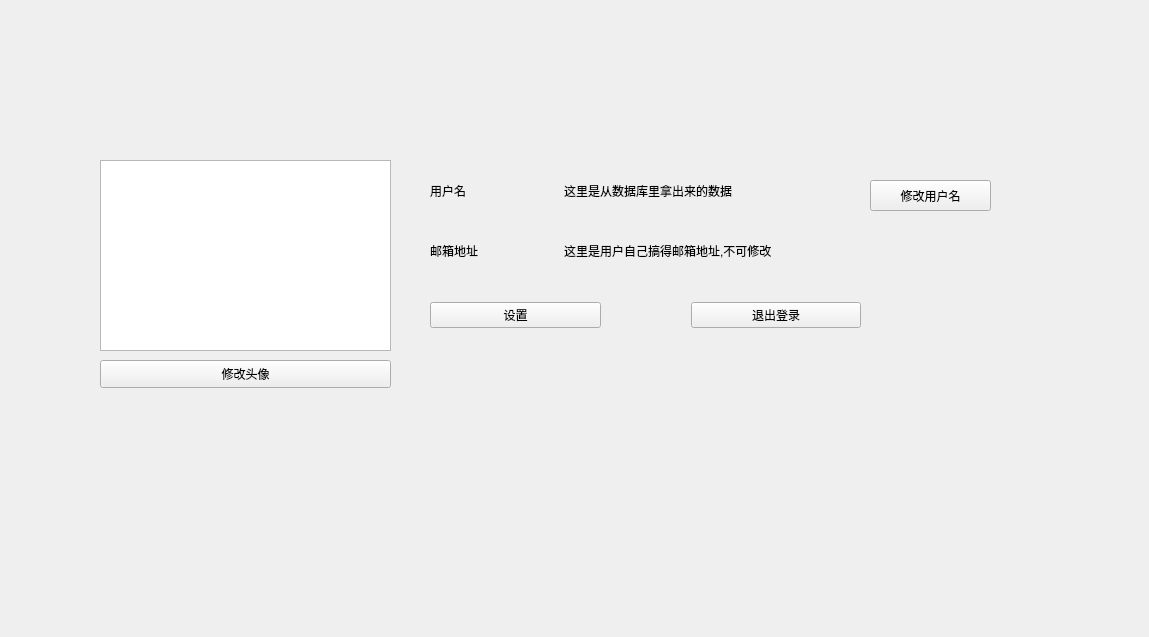
<?xml version="1.0" encoding="UTF-8"?>
<ui version="4.0">
 <class>Personinfo</class>
 <widget class="QWidget" name="Personinfo">
  <property name="geometry">
   <rect>
    <x>0</x>
    <y>0</y>
    <width>1149</width>
    <height>637</height>
   </rect>
  </property>
  <property name="windowTitle">
   <string>Form</string>
  </property>
  <widget class="QGraphicsView" name="graphicsView">
   <property name="geometry">
    <rect>
     <x>100</x>
     <y>160</y>
     <width>291</width>
     <height>191</height>
    </rect>
   </property>
  </widget>
  <widget class="QWidget" name="horizontalLayoutWidget">
   <property name="geometry">
    <rect>
     <x>430</x>
     <y>170</y>
     <width>431</width>
     <height>41</height>
    </rect>
   </property>
   <layout class="QHBoxLayout" name="horizontalLayout" stretch="3,7">
    <item>
     <widget class="QLabel" name="username_lb">
      <property name="text">
       <string>用户名</string>
      </property>
     </widget>
    </item>
    <item>
     <widget class="QLabel" name="usernamec_lb">
      <property name="text">
       <string>这里是从数据库里拿出来的数据</string>
      </property>
     </widget>
    </item>
   </layout>
  </widget>
  <widget class="QWidget" name="horizontalLayoutWidget_2">
   <property name="geometry">
    <rect>
     <x>430</x>
     <y>230</y>
     <width>431</width>
     <height>41</height>
    </rect>
   </property>
   <layout class="QHBoxLayout" name="mail_layout" stretch="3,7">
    <item>
     <widget class="QLabel" name="mail_lb">
      <property name="text">
       <string>邮箱地址</string>
      </property>
     </widget>
    </item>
    <item>
     <widget class="QLabel" name="mailaddress_lb">
      <property name="text">
       <string>这里是用户自己搞得邮箱地址,不可修改</string>
      </property>
     </widget>
    </item>
   </layout>
  </widget>
  <widget class="QWidget" name="horizontalLayoutWidget_3">
   <property name="geometry">
    <rect>
     <x>430</x>
     <y>290</y>
     <width>431</width>
     <height>51</height>
    </rect>
   </property>
   <layout class="QHBoxLayout" name="buttons_layout">
    <property name="spacing">
     <number>90</number>
    </property>
    <item>
     <widget class="QPushButton" name="settings_info">
      <property name="text">
       <string>设置</string>
      </property>
     </widget>
    </item>
    <item>
     <widget class="QPushButton" name="logout_btn">
      <property name="text">
       <string>退出登录</string>
      </property>
     </widget>
    </item>
   </layout>
  </widget>
  <widget class="QPushButton" name="changeinfo_btn">
   <property name="geometry">
    <rect>
     <x>870</x>
     <y>180</y>
     <width>121</width>
     <height>31</height>
    </rect>
   </property>
   <property name="text">
    <string>修改用户名</string>
   </property>
  </widget>
  <widget class="QPushButton" name="changephoto_btn">
   <property name="geometry">
    <rect>
     <x>100</x>
     <y>360</y>
     <width>291</width>
     <height>28</height>
    </rect>
   </property>
   <property name="text">
    <string>修改头像</string>
   </property>
  </widget>
 </widget>
 <resources/>
 <connections/>
</ui>
